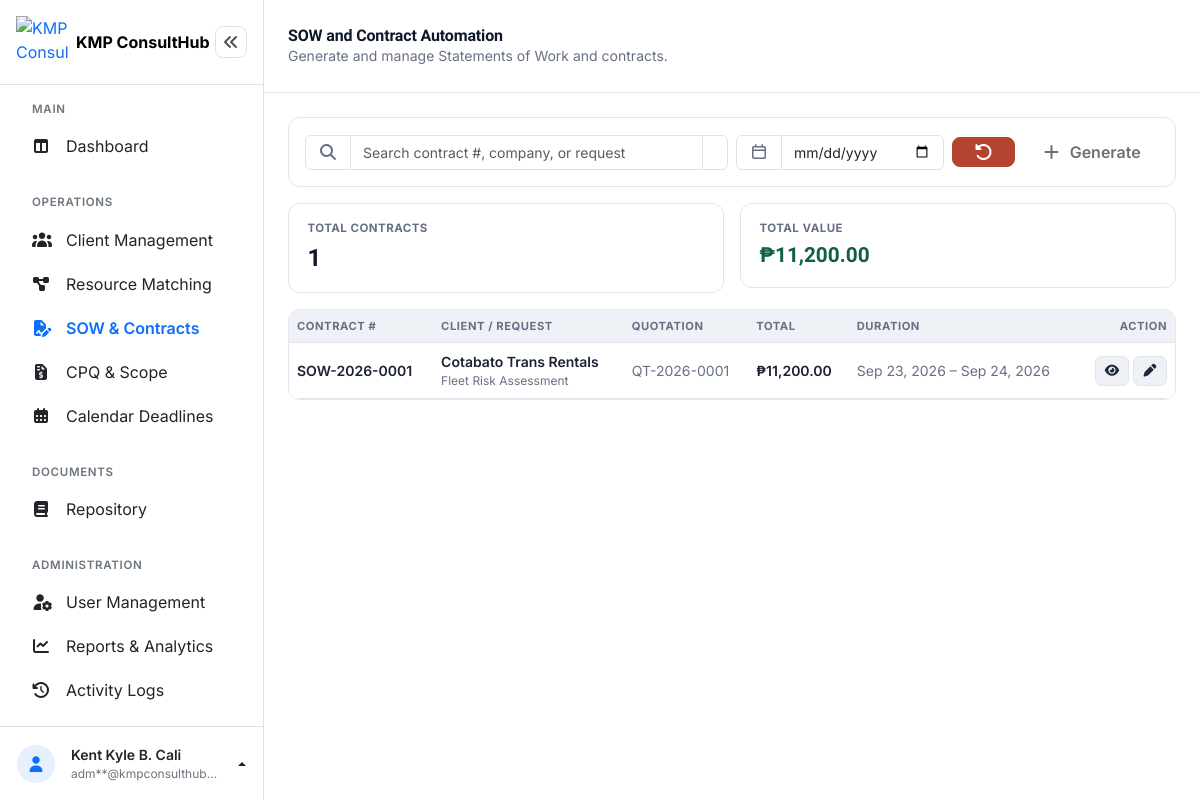
Page /admin/sow_contracts.php (signed in) on the committed database.
### tables this page shows
CREATE TABLE `contracts` (
  `contract_id` int(10) UNSIGNED NOT NULL,
  `contract_number` varchar(30) NOT NULL,
  `quotation_id` int(10) UNSIGNED NOT NULL,
  `request_id` int(10) UNSIGNED NOT NULL,
  `client_id` int(10) UNSIGNED NOT NULL,
  `scope_summary` text DEFAULT NULL,
  `terms_conditions` text DEFAULT NULL,
  `total_amount` decimal(12,2) NOT NULL DEFAULT 0.00,
  `start_date` date DEFAULT NULL,
  `end_date` date DEFAULT NULL,
  `status` enum('Draft','Pending Approval','Approved','Rejected') NOT NULL DEFAULT 'Draft',
  `prepared_by` int(10) UNSIGNED DEFAULT NULL,
  `approved_by` int(10) UNSIGNED DEFAULT NULL,
  `approved_at` timestamp NULL DEFAULT NULL,
  `created_at` timestamp NOT NULL DEFAULT current_timestamp(),
  `updated_at` timestamp NOT NULL DEFAULT current_timestamp() ON UPDATE current_timestamp(),
  `contract_file_name` varchar(255) DEFAULT NULL,
  `contract_file_path` varchar(255) DEFAULT NULL,
  `contract_file_size` int(11) DEFAULT NULL
);

CREATE TABLE `clients` (
  `client_id` int(10) UNSIGNED NOT NULL,
  `company_name` varchar(150) NOT NULL,
  `contact_person` varchar(150) NOT NULL,
  `email` varchar(150) NOT NULL,
  `contact_number` varchar(20) NOT NULL,
  `address` varchar(255) NOT NULL,
  `industry` varchar(100) DEFAULT NULL,
  `created_at` timestamp NOT NULL DEFAULT current_timestamp(),
  `updated_at` timestamp NOT NULL DEFAULT current_timestamp() ON UPDATE current_timestamp()
);

CREATE TABLE `service_requests` (
  `request_id` int(10) UNSIGNED NOT NULL,
  `client_id` int(10) UNSIGNED NOT NULL,
  `request_title` varchar(150) NOT NULL,
  `request_details` text DEFAULT NULL,
  `required_skill` varchar(100) DEFAULT NULL,
  `status` enum('New','In Progress','Completed','Cancelled') NOT NULL DEFAULT 'New',
  `assigned_to` int(10) UNSIGNED DEFAULT NULL,
  `assigned_by` int(10) UNSIGNED DEFAULT NULL,
  `created_at` timestamp NOT NULL DEFAULT current_timestamp(),
  `updated_at` timestamp NOT NULL DEFAULT current_timestamp() ON UPDATE current_timestamp()
);

CREATE TABLE `quotations` (
  `quotation_id` int(10) UNSIGNED NOT NULL,
  `quotation_number` varchar(30) NOT NULL,
  `request_id` int(10) UNSIGNED NOT NULL,
  `client_id` int(10) UNSIGNED NOT NULL,
  `project_scope` text DEFAULT NULL,
  `status` enum('Draft','Sent','Approved','Rejected') NOT NULL DEFAULT 'Draft',
  `subtotal` decimal(12,2) NOT NULL DEFAULT 0.00,
  `tax_rate` decimal(5,2) NOT NULL DEFAULT 0.00,
  `tax_amount` decimal(12,2) NOT NULL DEFAULT 0.00,
  `total_amount` decimal(12,2) NOT NULL DEFAULT 0.00,
  `valid_until` date DEFAULT NULL,
  `notes` text DEFAULT NULL,
  `prepared_by` int(10) UNSIGNED DEFAULT NULL,
  `created_at` timestamp NOT NULL DEFAULT current_timestamp(),
  `updated_at` timestamp NOT NULL DEFAULT current_timestamp() ON UPDATE current_timestamp()
);

### admin/sow_contracts.php (the view, shortened to what this page needs)
<?php
$pdo = getConnection();
$availableQuotationsStmt = $pdo->query(
    "SELECT q.quotation_id, q.quotation_number, q.total_amount, q.subtotal, q.tax_rate, q.tax_amount,
            q.project_scope, q.valid_until, q.notes,
            c.client_id, c.company_name, c.contact_person, c.email, c.contact_number, c.address, c.industry,
            sr.request_title, sr.request_details, sr.required_skill
     FROM quotations q
     INNER JOIN clients c ON q.client_id = c.client_id
     INNER JOIN service_requests sr ON q.request_id = sr.request_id
     LEFT JOIN contracts co ON co.quotation_id = q.quotation_id
     WHERE q.status = 'Approved' AND co.contract_id IS NULL
     ORDER BY q.created_at DESC"
);
$availableQuotations = $availableQuotationsStmt->fetchAll();
$availableQuotationItemsStmt = $pdo->query('SELECT * FROM quotation_items ORDER BY quotation_id ASC, sort_order ASC');
$itemsByAvailableQuotation = [];
foreach ($availableQuotationItemsStmt->fetchAll() as $row) {
    $itemsByAvailableQuotation[$row['quotation_id']][] = $row;
}
$searchTerm = trim($_GET['search'] ?? '');
$dateFilter = trim($_GET['date'] ?? '');
$perPage    = 8;
$page       = max(1, (int) ($_GET['page'] ?? 1));
$offset     = ($page - 1) * $perPage;
$statsStmt = $pdo->query("SELECT total_amount FROM contracts WHERE status = 'Approved'");
$statsRows = $statsStmt->fetchAll();
$totalApprovedValue = 0.0;
foreach ($statsRows as $row) {
    $totalApprovedValue += (float) $row['total_amount'];
}
$totalContracts = count($statsRows);
$baseQuery = "FROM contracts ct
     INNER JOIN clients c ON ct.client_id = c.client_id
     INNER JOIN service_requests sr ON ct.request_id = sr.request_id
     INNER JOIN quotations q ON ct.quotation_id = q.quotation_id
     LEFT JOIN users pb ON ct.prepared_by = pb.user_id
     LEFT JOIN users ab ON ct.approved_by = ab.user_id
     WHERE 1=1";
$queryParams = [];
$listQuery = "SELECT ct.contract_id, ct.contract_number, ct.quotation_id, ct.status, ct.total_amount, ct.start_date, ct.end_date,
            ct.scope_summary, ct.created_at, ct.approved_at,
            c.company_name, c.contact_person, c.email, c.contact_number, c.address, c.industry,
            sr.request_title, sr.request_details, sr.required_skill,
            q.quotation_number, q.subtotal, q.tax_rate, q.tax_amount, q.valid_until AS quotation_valid_until,
            pb.firstname AS prepared_firstname, pb.lastname AS prepared_lastname,
            ab.firstname AS approved_firstname, ab.lastname AS approved_lastname
     $baseQuery
     ORDER BY ct.created_at DESC
     LIMIT $perPage OFFSET $offset";
$contractsStmt = $pdo->prepare($listQuery);
$contractsStmt->execute($queryParams);
$contracts = $contractsStmt->fetchAll();
$revisionsByContract = [];
?>
<!DOCTYPE html>
<html lang="en">
<head>
<link rel="stylesheet" href="../assets/vendor/bootstrap-5.3.8/css/bootstrap.min.css">
<link rel="stylesheet" href="../assets/vendor/fontawesome-free-7.3.1/css/all.min.css">
<link rel="stylesheet" href="../assets/css/dashboard.css">
</head>
<body>
<div class="dashboard-layout d-flex">
<?php require __DIR__ . '/../includes/admin/sidebar.php'; ?>
  <div class="dashboard-main flex-grow-1" style="min-width:0;">
    <header class="dashboard-topbar bg-white d-flex align-items-center justify-content-between px-3 px-md-4">
      <div class="d-flex align-items-center gap-3">
        <div>
          <h1 class="dashboard-title h6 h5-md fw-bold mb-0">SOW and Contract Automation</h1>
          <p class="dashboard-subtitle small mb-0 d-none d-sm-block">Generate and manage Statements of Work and contracts.</p>
        </div>
      </div>
    </header>
    <main class="dashboard-content p-3 p-md-4">
      <div class="card mb-3">
        <div class="card-body p-2 p-md-3">
          <form method="GET" class="row g-2 align-items-center" id="contractFilterForm">
            <div class="col-12 col-lg-6">
              <div class="input-group">
                <span class="input-group-text bg-white"><i class="fa-solid fa-magnifying-glass" style="color:var(--ink-soft);"></i></span>
                <input type="text" name="search" id="contractSearchInput" class="form-control" placeholder="Search contract #, company, or request" value="<?= htmlspecialchars($searchTerm) ?>" autocomplete="off">
                <span class="input-group-text bg-white"><span class="search-spinner" id="searchSpinner"></span></span>
              </div>
            </div>
            <div class="col-8 col-sm-9 col-lg-3">
              <div class="input-group">
                <span class="input-group-text bg-white"><i class="fa-regular fa-calendar" style="color:var(--ink-soft);"></i></span>
                <input type="date" name="date" id="contractDateInput" class="form-control" value="<?= htmlspecialchars($dateFilter) ?>">
              </div>
            </div>
            <div class="col-4 col-sm-3 col-lg-1">
              <a href="sow_contracts.php" class="btn btn-reset w-100" title="Reset filters">
                <i class="fa-solid fa-rotate-left"></i><span class="d-none d-sm-inline d-lg-none">Reset</span>
              </a>
            </div>
            <div class="col-12 col-lg-2">
              <button type="button" class="btn btn-teal-solid w-100" data-bs-toggle="modal" data-bs-target="#generateContractModal" <?= empty($availableQuotations) ? 'disabled' : '' ?>>
                <i class="fa-solid fa-plus me-1"></i> Generate
              </button>
            </div>
          </form>
        </div>
      </div>
      <div class="row g-2 g-md-3 mb-3">
        <div class="col-6 col-lg-6">
          <div class="stat-card">
            <div class="stat-label">Total Contracts</div>
            <div class="stat-value"><?= (int) $totalContracts ?></div>
          </div>
        </div>
        <div class="col-6 col-lg-6">
          <div class="stat-card">
            <div class="stat-label">Total Value</div>
            <div class="stat-value stat-money" style="font-size:1.3rem; color:var(--success-text);">&#8369;<?= number_format($totalApprovedValue, 2) ?></div>
          </div>
        </div>
      </div>
      <section class="card overflow-hidden">
        <div class="table-responsive">
          <table class="table table-hover align-middle mb-0" id="contractsTable">
            <thead>
              <tr>
                <th scope="col">Contract #</th>
                <th scope="col">Client / Request</th>
                <th scope="col" class="d-none d-md-table-cell">Quotation</th>
                <th scope="col">Total</th>
                <th scope="col" class="d-none d-lg-table-cell">Duration</th>
                <th scope="col" class="text-end">Action</th>
              </tr>
            </thead>
            <tbody id="contractsTableBody">
              <?php if (empty($contracts)): ?>
                <tr>
                  <td colspan="6">
                    <div class="empty-state text-center py-5">
                      <i class="fa-regular fa-file-lines fs-3 mb-2 d-block"></i>
                      <p class="small mb-0">No contracts found.</p>
                    </div>
                  </td>
                </tr>
              <?php else: ?>
                <?php foreach ($contracts as $ct): ?>
                  <tr>
                    <td class="small fw-semibold">
                      <span class="cell-body fw-semibold"><?= htmlspecialchars($ct['contract_number']) ?></span>
                    </td>
                    <td class="small">
                      <span class="cell-body">
                        <span class="fw-semibold d-block"><?= htmlspecialchars($ct['company_name']) ?></span>
                        <span class="d-block" style="color:var(--ink-soft); font-size:.75rem;"><?= htmlspecialchars($ct['request_title']) ?></span>
                      </span>
                    </td>
                    <td class="small d-none d-md-table-cell" style="color:var(--ink-soft);">
                      <span class="cell-body"><?= htmlspecialchars($ct['quotation_number']) ?></span>
                    </td>
                    <td class="small fw-semibold">
                      <span class="cell-body fw-semibold">&#8369;<?= number_format((float) $ct['total_amount'], 2) ?></span>
                    </td>
                    <td class="small d-none d-lg-table-cell" style="color:var(--ink-soft);">
                      <span class="cell-body">
                        <?= $ct['start_date'] ? htmlspecialchars(date('M d, Y', strtotime($ct['start_date']))) : '&mdash;' ?>
                        &ndash;
                        <?= $ct['end_date'] ? htmlspecialchars(date('M d, Y', strtotime($ct['end_date']))) : '&mdash;' ?>
                      </span>
                    </td>
                    <td class="text-end cell-actions">
                      <span class="cell-body d-flex justify-content-end gap-1 flex-wrap">
                        <button type="button" class="btn btn-ghost btn-sm view-contract-btn" title="View contract"
                          data-contract='<?= htmlspecialchars(json_encode([
                            "contract_id" => $ct["contract_id"],
                            "number" => $ct["contract_number"],
                            "status" => $ct["status"],
                            "created_at" => $ct["created_at"] ? date('M d, Y', strtotime($ct["created_at"])) : null,
                            "company" => $ct["company_name"],
                            "contact_person" => $ct["contact_person"],
                            "email" => $ct["email"],
                            "contact_number" => $ct["contact_number"],
                            "address" => $ct["address"],
                            "industry" => $ct["industry"],
                            "request" => $ct["request_title"],
                            "request_details" => $ct["request_details"],
                            "required_skill" => $ct["required_skill"],
                            "quotation_number" => $ct["quotation_number"],
                            "subtotal" => number_format((float) $ct["subtotal"], 2),
                            "tax_rate" => rtrim(rtrim(number_format((float) $ct["tax_rate"], 2), '0'), '.'),
                            "tax_amount" => number_format((float) $ct["tax_amount"], 2),
                            "total" => number_format((float) $ct["total_amount"], 2),
                            "quotation_valid_until" => $ct["quotation_valid_until"] ? date('M d, Y', strtotime($ct["quotation_valid_until"])) : null,
                            "items" => array_map(function ($it) {
                                return [
                                    "description" => $it["description"],
                                    "quantity" => rtrim(rtrim(number_format((float) $it["quantity"], 2), '0'), '.'),
                                    "unit_price" => number_format((float) $it["unit_price"], 2),
                                    "line_total" => number_format((float) $it["line_total"], 2),
                                ];
                            }, $itemsByAvailableQuotation[$ct["quotation_id"]] ?? []),
                            "start_date" => $ct["start_date"] ? date('M d, Y', strtotime($ct["start_date"])) : null,
                            "end_date" => $ct["end_date"] ? date('M d, Y', strtotime($ct["end_date"])) : null,
                            "start_date_raw" => $ct["start_date"] ?: '',
                            "end_date_raw" => $ct["end_date"] ?: '',
                            "scope_summary" => $ct["scope_summary"],
                            "prepared_by" => trim(($ct["prepared_firstname"] ?? '') . ' ' . ($ct["prepared_lastname"] ?? '')),
                            "approved_by" => $ct["approved_firstname"] ? trim($ct["approved_firstname"] . ' ' . $ct["approved_lastname"]) : null,
                            "approved_at" => $ct["approved_at"] ? date('M d, Y', strtotime($ct["approved_at"])) : null,
                            "revisions" => array_map(function ($r) {
                                return [
                                    "note" => $r["revision_note"],
                                    "by" => trim(($r["firstname"] ?? '') . ' ' . ($r["lastname"] ?? '')),
                                    "date" => $r["created_at"] ? date('M d, Y g:i A', strtotime($r["created_at"])) : '',
                                ];
                            }, $revisionsByContract[$ct["contract_id"]] ?? []),
                          ]), ENT_QUOTES) ?>'>
                          <i class="fa-solid fa-eye"></i>
                        </button>
                        <button type="button" class="btn btn-ghost btn-sm edit-contract-btn" title="Edit contract"
                          data-contract-id="<?= (int) $ct['contract_id'] ?>"
                          data-scope-summary="<?= htmlspecialchars($ct['scope_summary'] ?? '', ENT_QUOTES) ?>"
                          data-total-amount="<?= htmlspecialchars((string) $ct['total_amount'], ENT_QUOTES) ?>"
                          data-start-date="<?= htmlspecialchars($ct['start_date'] ?? '', ENT_QUOTES) ?>"
                          data-end-date="<?= htmlspecialchars($ct['end_date'] ?? '', ENT_QUOTES) ?>"
                          data-status="<?= htmlspecialchars($ct['status'], ENT_QUOTES) ?>"
                          data-number="<?= htmlspecialchars($ct['contract_number'], ENT_QUOTES) ?>">
                          <i class="fa-solid fa-pen"></i>
                        </button>
                      </span>
                    </td>
                  </tr>
                <?php endforeach; ?>
              <?php endif; ?>
            </tbody>
          </table>
        </div>
      </section>
    </main>
  </div>
</div>
</body>
</html>

### rows in the picture
contracts: contract_number "SOW-2026-0001", client.company_name "Cotabato Trans Rentals", request.request_title "Fleet Risk Assessment", quotation.quotation_number "QT-2026-0001", total_amount "11,200.00", start_date "Sep 23, 2026", end_date "Sep 24, 2026"

### other values in the picture
$adminFullname "Kent Kyle B. Cali"
maskEmail($adminEmail) "adm**@kmpconsulthub…"
$totalContracts "1"
$totalApprovedValue "11,200.00"
